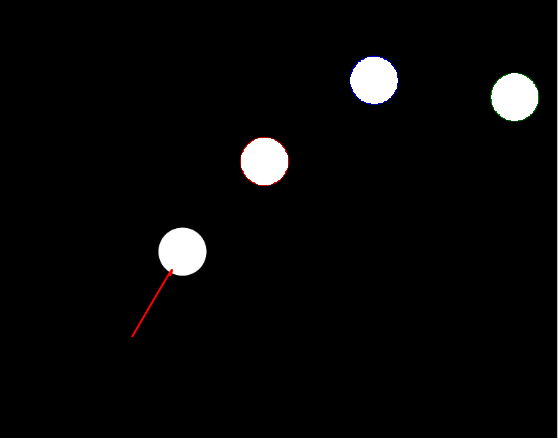
#> input picture task2/1.png, 558 x 438 px
$ python finaltask.py
#> lines starting #> are read from the running program, lines starting #| are printed output that depends on the picture; after the words box and inside, x2 and y2 are one past the last pixel; in counts of white or black regions, pixels touching at a corner belong together
import cv2
import numpy as np
import math

def dist(x1,y1,x2,y2):
	return math.sqrt((x2-x1)*(x2-x1)+(y2-y1)*(y2-y1))

def coll_bnb(circles,cir):
	c=0
	for circle in circles[0, :]:
		if np.array_equal(circle,cir) : #skipping if checking collision between 2 arrays
			c+=1
			continue;
		d=dist(circle[0],circle[1],cir[0],cir[1])-circle[2]-cir[2]
		if d<1.0 :
			return c
		c+=1
	return -1

#returns which wall the ball strikes
def coll_bnw(circle,rows,cols):
	if circle[0]<=circle[2] :
		circle[0]=circle[2]#prevent ball from going inside the table
		return 'L'
	elif circle[0]>=cols-circle[2] :
		circle[0]=cols-circle[2]
		return 'R'
	elif circle[1]<=circle[2] :
		circle[1]=circle[2]
		return 'U'
	elif circle[1]>=rows-circle[2] :
		circle[1]=rows-circle[2]
		return 'D'

def print_circle(new,circles):
	for cir in circles[0, :]:
		cv2.circle(new,(cir[0],cir[1]),cir[2],(0,0,255),-2)
	cv2.imshow('img',new)
	return(cv2.waitKey(5))

def optimize_delx_dely(delx,dely):
	if delx==0:
		dely/=abs(dely)
	elif dely==0:
		delx/=abs(delx)
	elif abs(dely)>=abs(delx):
		dely/=abs(delx)
		delx/=abs(delx)
		if(abs(dely)>15):
			dely/=abs(dely)
			delx=0;
	else:
		delx/=abs(dely)
		dely/=abs(dely)
		if(abs(delx)>15):
			delx/=abs(delx)
			dely=0;
	return int(delx),int(dely)

img = cv2.imread('1.png',1)
#> img is the input picture: shape (438, 558, 3); mean B, G, R 7.8, 7.8, 8
rows,cols,_=img.shape
#> rows = 438; cols = 558
gray  = cv2.cvtColor(img,cv2.COLOR_BGR2GRAY)
gblur = cv2.medianBlur(gray,5)
edges = cv2.Canny(gray,50,150,apertureSize = 3)
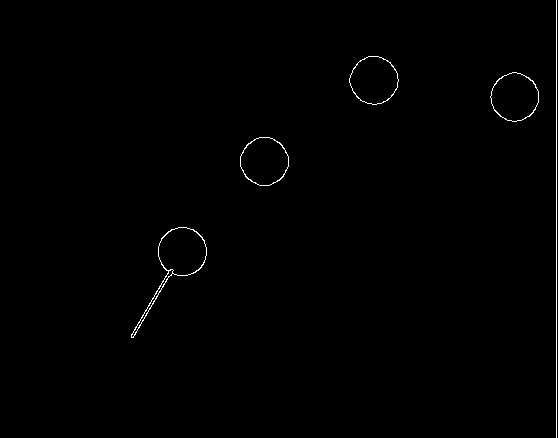
#> edges: shape (438, 558); 0.52% white in thin lines or dots, all inside (x1, y1, x2, y2) = (131, 0, 557, 438)

circles = cv2.HoughCircles(gblur,cv2.HOUGH_GRADIENT,1,10,param1=50,param2=10,minRadius=20,maxRadius=30)
#> circles = [[182.5, 251.5, 23.6], [264.5, 160.5, 23.5], [373.5, 80.5, 23.5], [514.5, 97.5, 24]]
circles = np.int64(np.around(circles)) #coverts all float values to decimals
#> circles = [[182, 252, 24], [264, 160, 24], [374, 80, 24], [514, 98, 24]]

lines = cv2.HoughLinesP(edges,1,np.pi/180,10,100,50)
#> lines = [[556, 437, 556, 0], [131, 335, 160, 285]]
lines = np.int64(np.around(lines))

#finding the line representing the cue
cue=lines[0,0]
#> cue = [556, 437, 556, 0]
length=1000
for i in range(0,len(lines)):
    for x1,y1,x2,y2 in lines[i]:
    	d=dist(x1,y1,x2,y2)
    	if(d<length):
    		length=d
    		cue=x1,y1,x2,y2
#> this loop made 2 passes
#> after the loop, cue = (131, 335, 160, 285); length = 57.8


#finding direction of cue hit
dely=(cue[3]-cue[1])*1.0
#> dely = -50
delx=(cue[2]-cue[0])*1.0
#> delx = 29

#finding ball hit by cue
ball_hit=circles[0,0]
#> ball_hit = [182, 252, 24]
dis=dist(ball_hit[0],ball_hit[1],cue[2],cue[3])
#> dis = 39.66
for cir in circles[0, :]:
	d=dist(cir[0],cir[1],cue[2],cue[3])
	if(d<dis):
		dis=d
		ball_hit=cir
#> this loop made 4 passes
#> (cir, d) on passes 1 to 4: ([182, 252, 24], 39.66), ([264, 160, 24], 162.6), ([374, 80, 24], 296.3), ([514, 98, 24], 400.4)
#> after the loop, dis = 39.66

cv2.imshow('img',img)
cv2.waitKey(0)

while True:
	delx,dely=optimize_delx_dely(delx,dely)
	ball_hit[0]+=delx
	ball_hit[1]+=dely
	new=np.zeros((rows,cols,3), np.uint8)
	k=print_circle(new,circles)
	if k== ord('q'):
		break;
	ch=coll_bnw(ball_hit,rows,cols)
	if(ch=='L' or ch=='R'):
		delx=-delx
		continue
	if(ch=='U' or ch=='D'):
		dely=-dely
		continue
	ch=coll_bnb(circles,ball_hit)
	if ch!=-1:
		cir=circles[0,ch]
		dely=(cir[1]-ball_hit[1])*1.0
		delx=(cir[0]-ball_hit[0])*1.0
		delx,dely=optimize_delx_dely(delx,dely)
		ball_hit=cir
		ball_hit[0]+=delx
		ball_hit[1]+=dely
#> this loop made 1 pass; (key q is pressed on pass 1)
#> (dely, delx, k) on pass 1: (-1, 1, 113)
#> pass 1, in print_circle, `cv2.imshow('img',new)`:
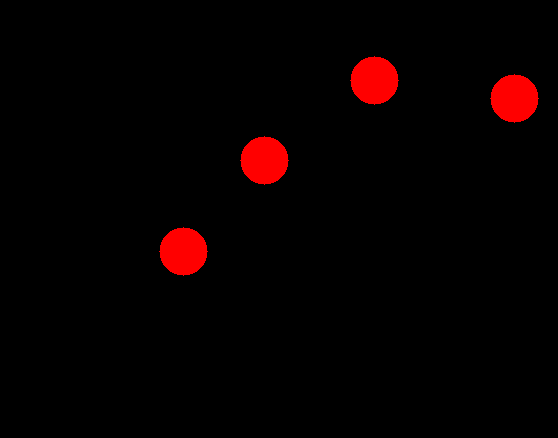
#> window 'img': shape (438, 558, 3); mean B, G, R 0, 0, 7.5
cv2.destroyAllWindows()
